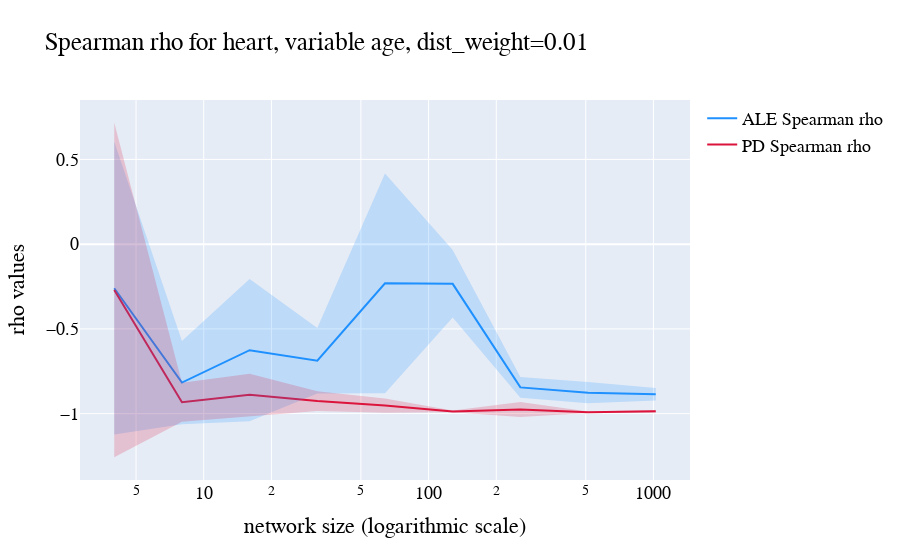

Here is the notebook cell this chart was saved with:
### Code cell
size_plot("heart", "age")

### Figure 1 — Plotly figure (JSON) as saved in the notebook; plotly's stock layout.template omitted (floating-point values rounded to 4 significant figures)
{"data": [{"line": {"color": "rgba(30,144,255,1)"}, "mode": "lines", "name": "ALE Spearman rho", "type": "scatter", "x": [4, 8, 16, 32, 64, 128, 256, 512, 1024], "y": [-0.2601, -0.8169, -0.6257, -0.6881, -0.2308, -0.2343, -0.8453, -0.8765, -0.8856]}, {"line": {"color": "rgba(220,20,60,1)"}, "mode": "lines", "name": "PD Spearman rho", "type": "scatter", "x": [4, 8, 16, 32, 64, 128, 256, 512, 1024], "y": [-0.2706, -0.9327, -0.8894, -0.926, -0.9526, -0.987, -0.9753, -0.9926, -0.9866]}, {"fill": "toself", "fillcolor": "rgba(30,144,255,0.2)", "hoverinfo": "skip", "line": {"color": "rgba(255,255,255,0)"}, "showlegend": false, "type": "scatter", "x": [4, 8, 16, 32, 64, 128, 256, 512, 1024, 1024, 512, 256, 128, 64, 32, 16, 8, 4], "y": [0.6037, -0.5715, -0.2057, -0.4954, 0.4176, -0.03509, -0.784, -0.8135, -0.8484, -0.9227, -0.9394, -0.9065, -0.4335, -0.8793, -0.8808, -1.046, -1.062, -1.124]}, {"fill": "toself", "fillcolor": "rgba(220,20,60,0.2)", "hoverinfo": "skip", "line": {"color": "rgba(255,255,255,0)"}, "showlegend": false, "type": "scatter", "x": [4, 8, 16, 32, 64, 128, 256, 512, 1024, 1024, 512, 256, 128, 64, 32, 16, 8, 4], "y": [0.7164, -0.8174, -0.7642, -0.8674, -0.9102, -0.9819, -0.9314, -0.9882, -0.9783, -0.9948, -0.997, -1.019, -0.9921, -0.995, -0.9845, -1.015, -1.048, -1.258]}], "layout": {"font": {"color": "black", "family": "Courier New, monospace", "size": 18}, "title": {"text": "Spearman rho for heart, variable age, dist_weight=0.01"}, "xaxis": {"title": {"text": "network size (logarithmic scale)"}, "type": "log"}, "yaxis": {"title": {"text": "rho values"}}}}
